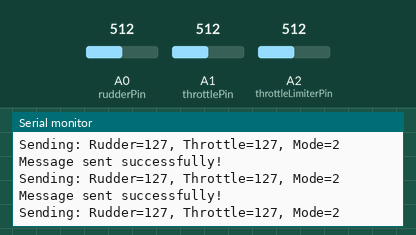
Recording of a sketch running on a simulated Arduino Nano, built with avr-gcc and run on an emulated ATmega328P. On the bench: the last lines printed to the serial monitor. Inputs (shaded band) come from the test bench; at power-on: A0 (rudderPin) = 512, A1 (throttlePin) = 512, A2 (throttleLimiterPin) = 512. No radio packets arrive unless stated.

Above: at 1.2 s.
1.3 s: A0 (rudderPin) set to 45
At 2.1 s:
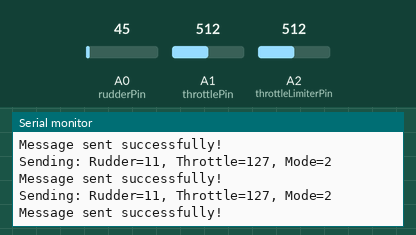
2.8 s: A0 (rudderPin) set to 38
At 3.7 s:
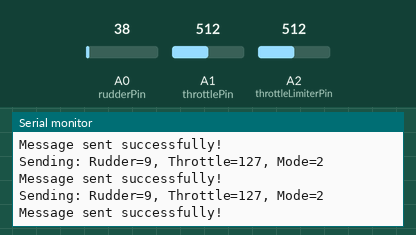
4.3 s: A1 (throttlePin) set to 45
At 5.2 s:
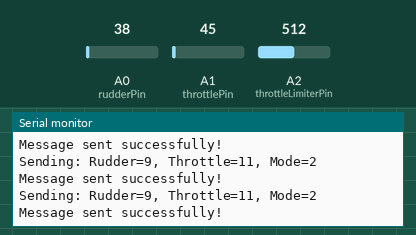
5.8 s: A1 (throttlePin) set to 35
At 6.8 s:
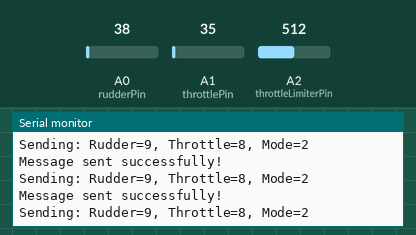
11.8 s: A2 (throttleLimiterPin) set to 421
At 12.9 s:
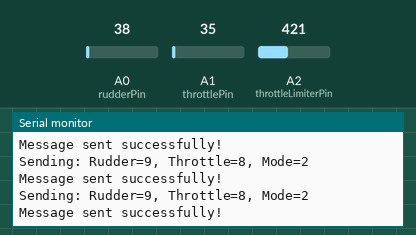
14.8 s: A2 (throttleLimiterPin) set to 396
At 15.8 s:
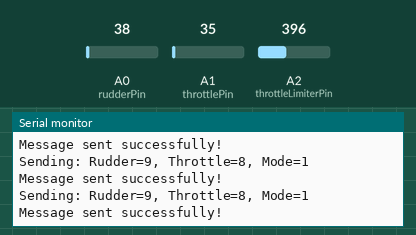
Timing chart, 0 to 17.8 s (numbered marks = the images above; inputs shaded):
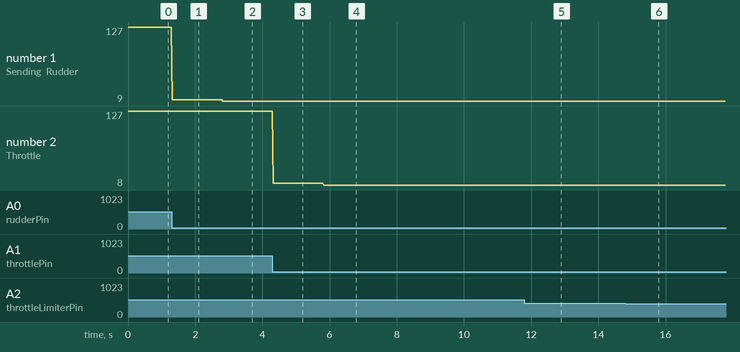

Measured:
- the behaviour switches between 41 and 40 on A1 (throttlePin) (found by bisection; images 3 and 4)
- after the input at 1.3 s, the serial monitor: prints a new line at once (image 1)
- after the input at 2.8 s, the serial monitor: prints a new line at once (image 2)
- after the input at 4.3 s, the serial monitor: prints a new line at once (image 3)
- after the input at 5.8 s, the serial monitor: prints a new line at once (image 4)
- after the input at 14.8 s, the serial monitor: prints a new line at once (image 6)
- plotted number 1: 127 → 11 after the input at 1.3 s, 11 → 9 after the input at 2.8 s
- plotted number 2: 11 → 8 after the input at 5.8 s

The sketch:

NANO_TX_3_15_2025.ino
```cpp
#include <SPI.h>
#include <RF24.h>

// NANO TX 2/24/2025
// NRF24L01 setup
RF24 radio(7, 6); // CE, CSN pins (D7, D6 on RP2040)

// Communication pipe address
const uint64_t pipe = 0xF0F0F0F0E1LL;

// Analog pins for rudder and throttle
const int rudderPin = A0; // GPIO26
const int throttlePin = A1; // GPIO27
const int throttleLimiterPin = A2; // Throttle limiter potentiometer

// Data structure for transmission
struct ControlData {
    uint8_t rudder;         // 0-255 mapped value
    uint8_t throttle;       // 0-255 mapped value
    uint8_t throttleMode;   // 0-4 (Throttle limit mode)
} __attribute__((packed));  // Ensure memory alignment

void setup() {
    Serial.begin(115200);

    // Initialize NRF24L01
    Serial.println("Initializing Transmitter...");
    if (!radio.begin()) {
        Serial.println("RF24 initialization failed!");
        while (1);
    }
    radio.openWritingPipe(pipe);
    radio.setPALevel(RF24_PA_LOW);
    radio.setDataRate(RF24_250KBPS);
    radio.stopListening();
    Serial.println("Transmitter ready.");
}

void loop() {
    // Read analog values
    uint16_t rawRudder = analogRead(rudderPin);
    uint16_t rawThrottle = analogRead(throttlePin);
    uint16_t rawThrottleLimiter = analogRead(throttleLimiterPin);

    // Map values to 8-bit (0-255)
    uint8_t rudderValue = map(rawRudder, 0, 1023, 0, 255);
    uint8_t throttleValue = map(rawThrottle, 0, 1023, 0, 255);

    // Determine throttle mode based on potentiometer
    uint8_t throttleMode;
    if (rawThrottleLimiter < 204) {
        throttleMode = 0;  // Reverse slow (1200us)
    } else if (rawThrottleLimiter < 409) {
        throttleMode = 1;  // Reverse fast (1400us)
    } else if (rawThrottleLimiter < 614) {
        throttleMode = 2;  // Forward slow (1550us)
    } else if (rawThrottleLimiter < 819) {
        throttleMode = 3;  // Forward medium (1700us)
    } else {
        throttleMode = 4;  // Forward fast (1900us)
    }

    // Prepare data packet
    ControlData data = {rudderValue, throttleValue, throttleMode};

    // Transmit data
    bool success = radio.write(&data, sizeof(data));

    // Debugging: Print transmission status
    Serial.print("Sending: Rudder=");
    Serial.print(data.rudder);
    Serial.print(", Throttle=");
    Serial.print(data.throttle);
    Serial.print(", Mode=");
    Serial.println(data.throttleMode);

    if (success) {
        Serial.println("Message sent successfully!");
    } else {
        Serial.println("Message failed to send.");
    }

    delay(20);
}
```
